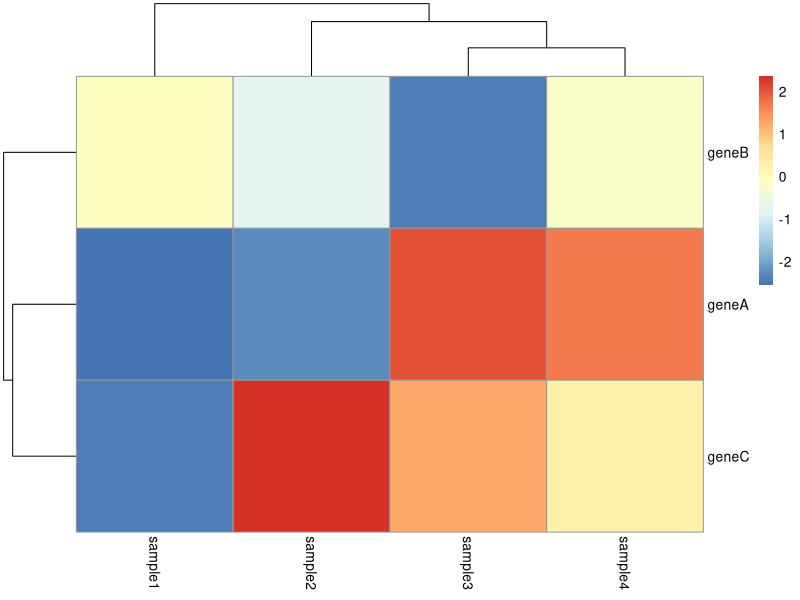
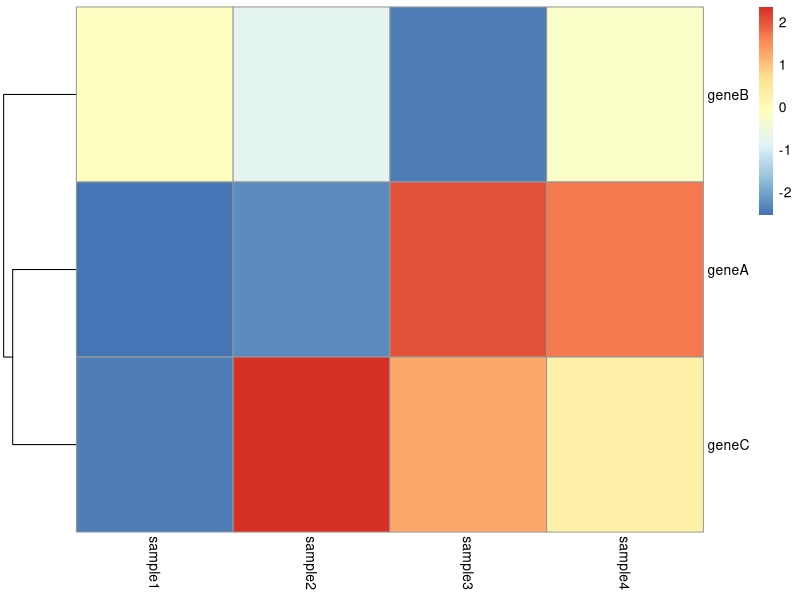
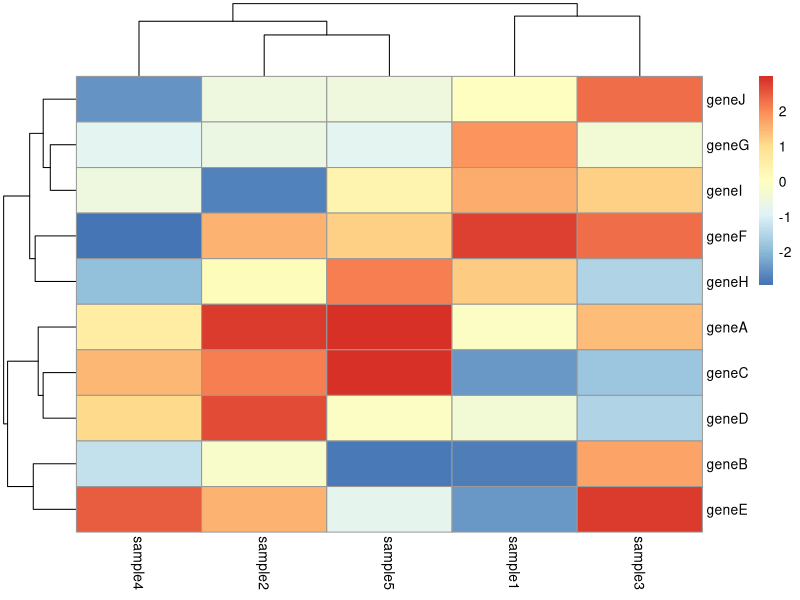

R code for these plots, in order:
### make a data frame with gene expression values. The gene IDs should be in row names.
df <- data.frame(row.names = c("geneA", "geneB", "geneC"),
                 sample1 = runif(3, min = -3, max = 3),
                 sample2 = runif(3, min = -3, max = 3),
                 sample3 = runif(3, min = -3, max = 3),
                 sample4 = runif(3, min = -3, max = 3))
### make a simple heatmap
# load library
install.packages("pheatmap")
library(pheatmap)
# make the heatmap
pheatmap(df)
# re-draw the heatmap without clustering genes
pheatmap(df,
         cluster_cols = FALSE)

#heatmap for 10 genes across 5 conditions
?pheatmap
df1 <- data.frame(row.names = c("geneA", "geneB", "geneC", "geneD", "geneE", "geneF", "geneG", "geneH", "geneI", "geneJ"),
                  sample1 = runif(10, min = -3, max = 3),
                  sample2 = runif(10, min = -3, max = 3),
                  sample3 = runif(10, min = -3, max = 3),
                  sample4 = runif(10, min = -3, max = 3),
                  sample5 = runif(10, min = -3, max = 3)
                  )
pheatmap(df1)
pheatmap(df1,
         cluster_cols = FALSE,
         border_color = NA, #remove gray border
         filename = "heatmap.png") 
